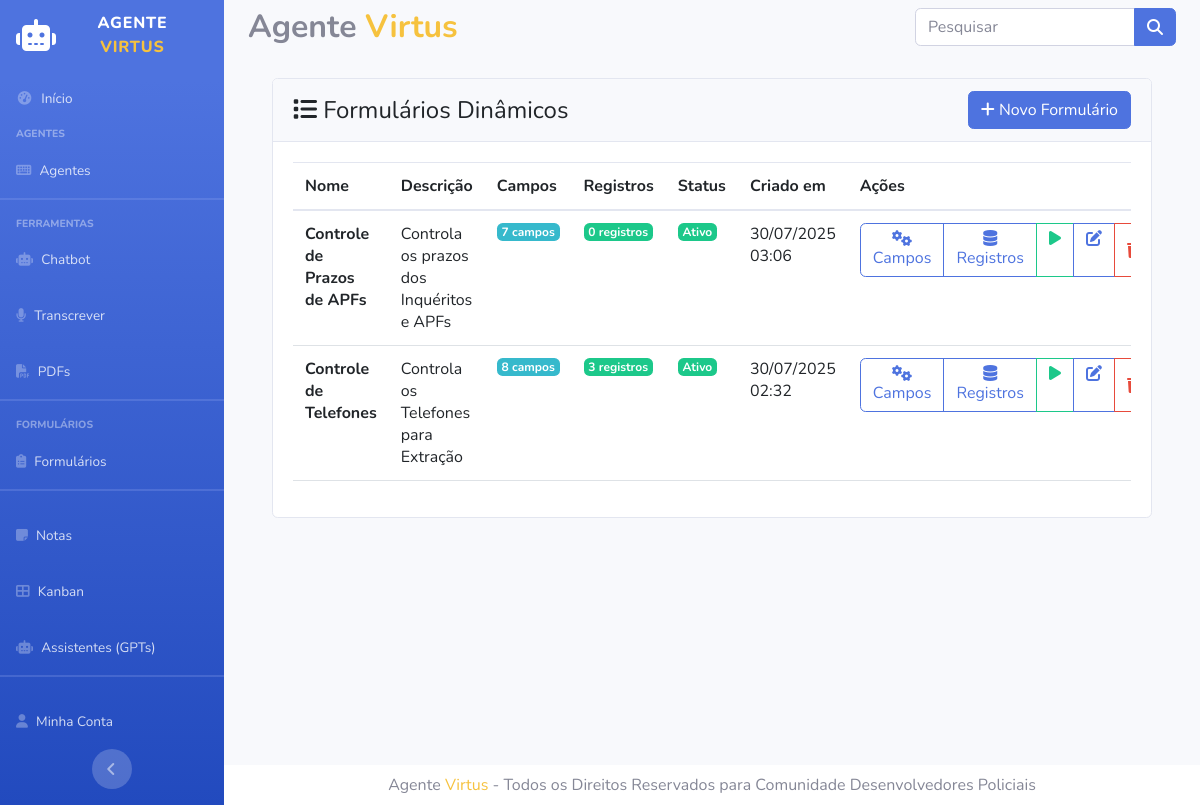
The app's page /formularios with its own data.
### models/models.py (models this page shows, shortened)
class Formulario(db.Model):
    id = db.Column(db.Integer, primary_key=True)
    nome = db.Column(db.String(200), nullable=False)
    descricao = db.Column(db.Text, nullable=True)
    ativo = db.Column(db.Boolean, default=True)
    menu_ordem = db.Column(db.Integer, nullable=True)  # Ordem no menu (0 = não aparece no menu)
    usuario_id = db.Column(db.Integer, db.ForeignKey('usuario.id'), nullable=True)
    criado_em = db.Column(db.DateTime, default=datetime.utcnow)
    atualizado_em = db.Column(db.DateTime, default=datetime.utcnow, onupdate=datetime.utcnow)
    usuario = db.relationship('Usuario', backref=db.backref('formularios', lazy=True))
    campos = db.relationship('CampoFormulario', backref='formulario', lazy=True, cascade='all, delete-orphan', order_by='CampoFormulario.ordem')
    registros = db.relationship('RegistroFormulario', backref='formulario', lazy=True, cascade='all, delete-orphan')

### controllers/FormulariosController.py (the view)
@formularios_bp.route('/formularios')
def index():
    formularios = Formulario.query.order_by(Formulario.criado_em.desc()).all()
    return render_template('formularios/index.html', formularios=formularios)

### app.py (called while the page is built)
@app.before_request
def carregar_menus_dinamicos():
    try:
        menus_dinamicos = EquipeInteligente.query.filter(
            EquipeInteligente.menu_ordem > 0
        ).order_by(EquipeInteligente.menu_ordem).all()
        formularios_dinamicos = Formulario.query.filter(
            Formulario.ativo == True,
            Formulario.menu_ordem > 0
        ).order_by(Formulario.menu_ordem).all()
        app.jinja_env.globals['menus'] = menus_dinamicos
        app.jinja_env.globals['formularios'] = formularios_dinamicos
    except Exception as e:
        app.jinja_env.globals['menus'] = []
        app.jinja_env.globals['formularios'] = []
        print(f"Erro ao carregar menus dinâmicos: {e}")

### templates/formularios/index.html (shortened to what this page needs)
{% extends "layout/base.html" %}
{% block main %}
<div class="container-fluid">
    <div class="row">
        <div class="col-12">
            <div class="card">
                <div class="card-header d-flex justify-content-between align-items-center">
                    <h4 class="mb-0">
                        <i class="fas fa-list"></i> Formulários Dinâmicos
                    </h4>
                    <a href="{{ url_for('formularios.novo') }}" class="btn btn-primary">
                        <i class="fas fa-plus"></i> Novo Formulário
                    </a>
                </div>
                <div class="card-body">
                    {% if formularios %}
                        <div class="table-responsive">
                            <table class="table table-hover">
                                <thead>
                                    <tr>
                                        <th>Nome</th>
                                        <th>Descrição</th>
                                        <th>Campos</th>
                                        <th>Registros</th>
                                        <th>Status</th>
                                        <th>Criado em</th>
                                        <th>Ações</th>
                                    </tr>
                                </thead>
                                <tbody>
                                    {% for formulario in formularios %}
                                    <tr>
                                        <td>
                                            <strong>{{ formulario.nome }}</strong>
                                        </td>
                                        <td>
                                            {% if formulario.descricao %}
                                                {{ formulario.descricao[:50] }}{% if formulario.descricao|length > 50 %}...{% endif %}
                                            {% else %}
                                                <span class="text-muted">Sem descrição</span>
                                            {% endif %}
                                        </td>
                                        <td>
                                            <span class="badge bg-info">{{ formulario.campos|length }} campos</span>
                                        </td>
                                        <td>
                                            <span class="badge bg-success">{{ formulario.registros|length }} registros</span>
                                        </td>
                                        <td>
                                            {% if formulario.ativo %}
                                                <span class="badge bg-success">Ativo</span>
                                            {% else %}
                                                <span class="badge bg-secondary">Inativo</span>
                                            {% endif %}
                                        </td>
                                        <td>
                                            {{ formulario.criado_em.strftime('%d/%m/%Y %H:%M') }}
                                        </td>
                                        <td>
                                            <div class="btn-group" role="group">
                                                <a href="{{ url_for('formularios.campos', id=formulario.id) }}"
                                                   class="btn btn-outline-primary"
                                                   title="Gerenciar Campos">
                                                    <i class="fas fa-cogs"></i> Campos
                                                </a>
                                                <a href="{{ url_for('formularios.registros', id=formulario.id) }}"
                                                   class="btn btn-outline-primary"
                                                   title="Ver Registros">
                                                    <i class="fas fa-database"></i> Registros
                                                </a>
                                                <a href="{{ url_for('formularios.executar', id=formulario.id) }}"
                                                   class="btn btn-outline-success"
                                                   title="Executar Formulário">
                                                    <i class="fas fa-play"></i>
                                                </a>
                                                <a href="{{ url_for('formularios.editar', id=formulario.id) }}"
                                                   class="btn btn-outline-primary"
                                                   title="Editar">
                                                    <i class="fas fa-edit"></i>
                                                </a>
                                                <button type="button"
                                                        class="btn btn-outline-danger"
                                                        title="Excluir"
                                                        onclick="excluirFormulario({{ formulario.id }})">
                                                    <i class="fas fa-trash"></i>
                                                </button>
                                            </div>
                                        </td>
                                    </tr>
                                    {% endfor %}
                                </tbody>
                            </table>
                        </div>
                    {% endif %}
                </div>
            </div>
        </div>
    </div>
</div>
{% endblock %}

### records on screen
Formulario: nome "Controle de Prazos de APFs", descricao "Controla os prazos dos Inquéritos e APFs", campos|length "7", registros|length "0", ativo "Ativo", criado_em "30/07/2025 03:06"
Formulario: nome "Controle de Telefones", descricao "Controla os Telefones para Extração", campos|length "8", registros|length "3", ativo "Ativo", criado_em "30/07/2025 02:32"
